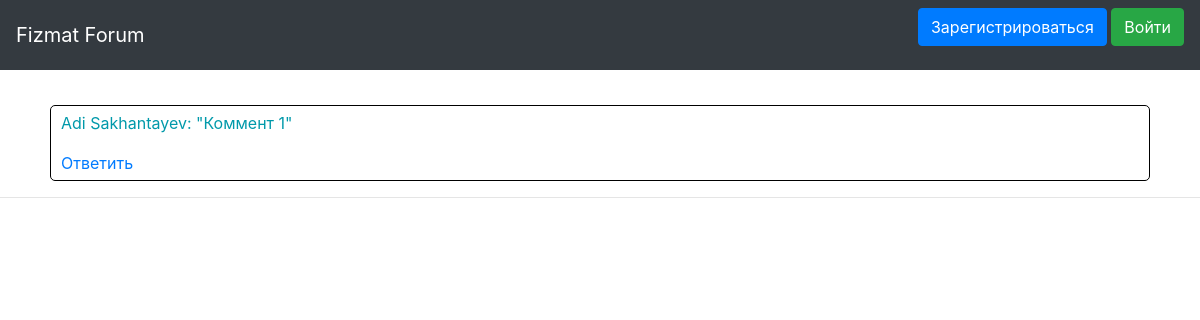
The page /answers/1 on the database as committed earlier.
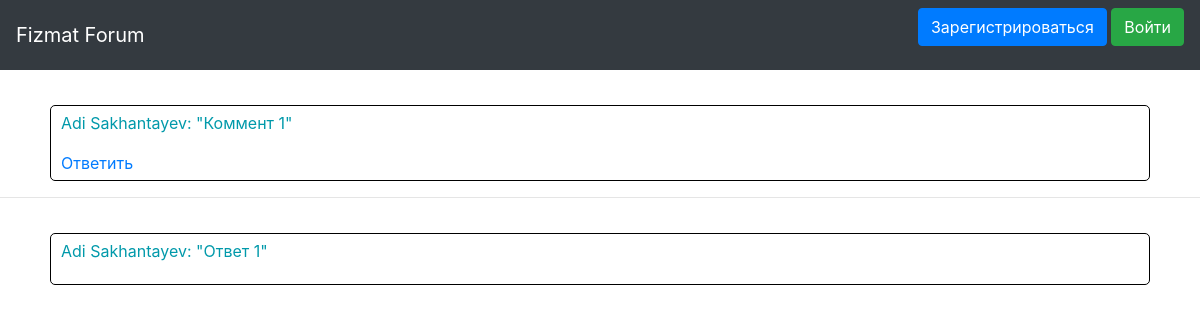
The same page on the database as committed later.
### data/answers.py (models this page shows)
class Answer(SqlAlchemyBase, UserMixin, SerializerMixin):
    __tablename__ = 'answers'
    id = sqlalchemy.Column(sqlalchemy.Integer, primary_key=True, autoincrement=True)
    text = sqlalchemy.Column(sqlalchemy.String, nullable=False)
    user_id = sqlalchemy.Column(sqlalchemy.Integer, sqlalchemy.ForeignKey("users.id"))
    comm_id = sqlalchemy.Column(sqlalchemy.Integer, sqlalchemy.ForeignKey("comments.id"))
    user = orm.relation('User')
    comment = orm.relation('Comment')

### data/users.py (models this page shows, shortened)
class User(SqlAlchemyBase, UserMixin, SerializerMixin):
    __tablename__ = 'users'
    id = sqlalchemy.Column(sqlalchemy.Integer, primary_key=True, autoincrement=True)
    surname = sqlalchemy.Column(sqlalchemy.String, nullable=False)
    name = sqlalchemy.Column(sqlalchemy.String, nullable=False)
    age = sqlalchemy.Column(sqlalchemy.Integer, nullable=False)
    email = sqlalchemy.Column(sqlalchemy.String, index=True, unique=True, nullable=False)
    hashed_password = sqlalchemy.Column(sqlalchemy.String)

### main.py (the view)
@app.route('/answers/<cid>')
def answers(cid):
    session = db_session.create_session()
    return render_template('answers.html',
                           comment=session.query(Comment).filter(Comment.id == cid).first(),
                           answers=session.query(Answer).filter(Answer.comm_id == cid).all())

### data/db_session.py (called while the page is built)
def create_session() -> Session:
    global __factory
    return __factory()

### templates/answers.html
{% extends "base.html" %}
{% block content %}
<div class="comment">
    <p>{{ comment.user.name }} {{ comment.user.surname }}: "{{ comment.text }}"</p>
    <a href="/add_answer/{{comment.id}}">Ответить</a>
</div>
<hr/>
{% for ans in answers %}
<div class="comment">
    <p>{{ ans.user.name }} {{ ans.user.surname }}: "{{ ans.text }}"</p>
</div>
{% endfor %}
{% endblock %}

Rows that differ between the two databases and show on the page:
added Answer: user.name "Adi", user.surname "Sakhantayev", text "Ответ 1"
